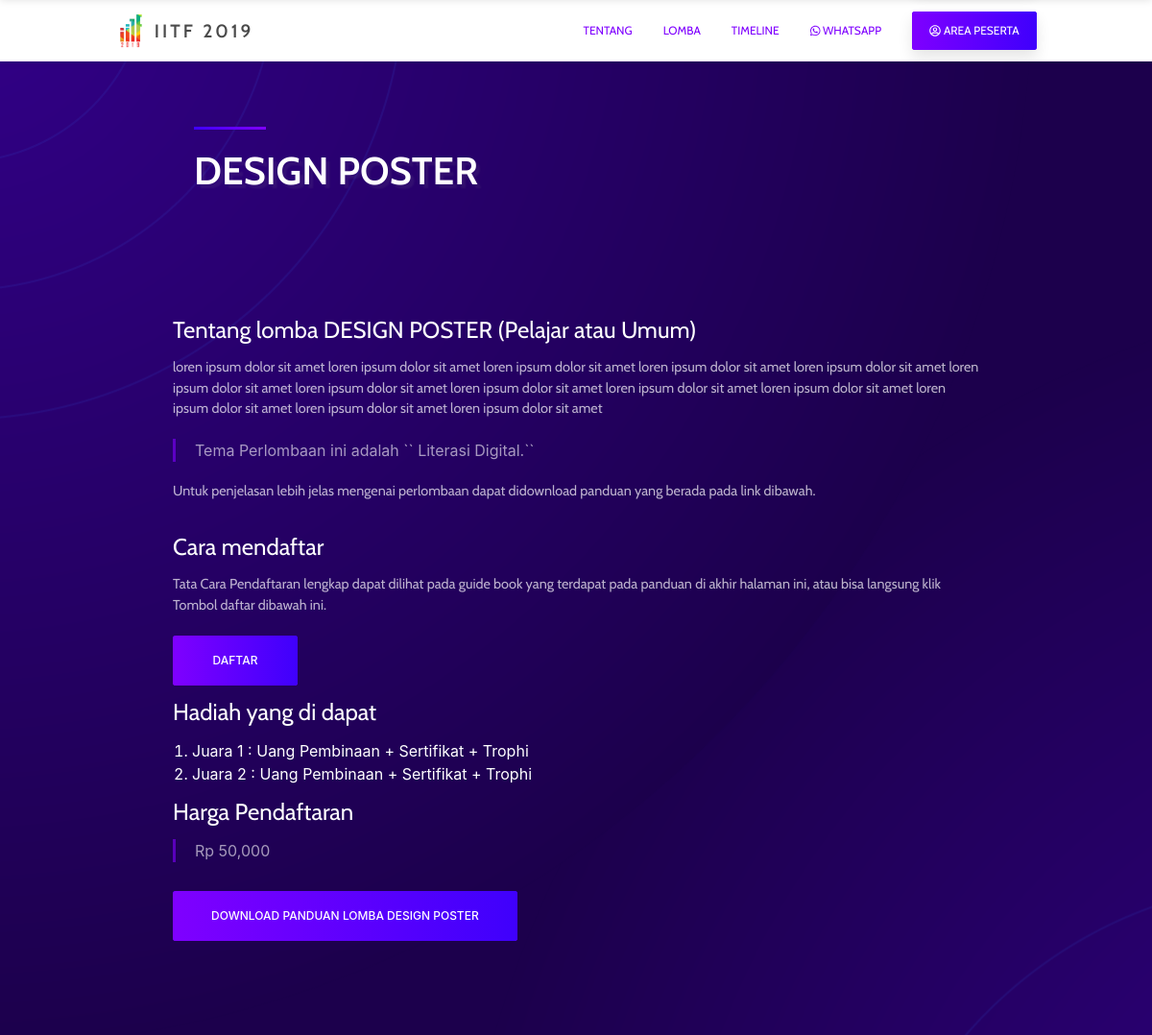
The page /detail?lomba=DESIGN POSTER on the database its author committed.
### tables this page shows
CREATE TABLE `tb_lomba` (
  `id` varchar(20) NOT NULL,
  `id_kategori` int(11) NOT NULL,
  `nama` varchar(50) NOT NULL,
  `tema` varchar(200) NOT NULL,
  `deskripsi` text NOT NULL,
  `guide_book` varchar(50) NOT NULL,
  `harga` float NOT NULL,
  `keterangan` varchar(20) NOT NULL,
  `jumlah_anggota` int(11) NOT NULL,
  `file_gambar` varchar(30) NOT NULL
);

CREATE TABLE `tb_kategori` (
  `id` int(11) NOT NULL,
  `nama` varchar(20) NOT NULL,
  `deskripsi` text NOT NULL
);

### application/controllers/App_view.php (called while the page is built, shortened)
<?php
class App_view extends CI_Controller
{
    public function __construct()
    {
        $this->load->model('DataModel');
        $this->load->library('bcrypt');
        $this->load->helper(array('form', 'url'));
        $this->load->library('form_validation');
        $this->load->library('upload');
        $this->load->library('dropbox');
    }
    public function detailLomba()
    {
        $lomba = $this->DataModel->getData('tb_lomba')->result_array();
        $payload['judul'] = "HOME";
        $payload['link'] = ($this->session->userdata('email') == "" ? base_url('login') : base_url('user'));
        $payload['email'] = ($this->session->userdata('email') == "" ? "" : "LANJUTKAN DAFTAR: " . $this->session->userdata('email'));
        $payload['page'] = "kosong";
        $payload['lomba'] = $lomba;
        $this->load->view('component/header',$payload);
        $this->load->view('src/iitf_detail_lomba',$payload);
        $this->load->view('component/ground');
    }
}

### index.php (called while the page is built, shortened)
<?php
require_once BASEPATH.'core/CodeIgniter.php';

### application/models/DataModel.php (called while the page is built, shortened)
<?php
class DataModel extends CI_Model
{
    function getData($table)
    {
        $query = $this->db->get($table);
        return $query;
    }
}

### application/views/src/iitf_detail_lomba.php (the view, shortened to what this page needs)
<div class="media-wrapper">
    <section class="hero">
        <div class="hero-head">
        </div>
        <div class="hero-body">
            <div class="container">
                <div class="columns is-vcentered">
                    <div class="column is-5 is-offset-1 post-caption">
                        <div class="divider"></div>
                        <h1 class="title is-2 is-semibold is-spaced main-title" style="color:white"><?= $lomba[0]['nama'] ?> </h1>
                    </div>
                    <div class="column is-5">
                    </div>
                </div>
            </div>
        </div>
    </section>
    <section class="section">
        <div class="container">
            <div class="columns">
                <div class="column is-12">
                    <div class="post-body">
                        <h2>Tentang lomba <?= $lomba[0]['nama'] ?> (<?= $lomba[0]['kategori'] ?>) </h2>
                        <p><?= $lomba[0]['deskripsi'] ?></p>
                        <blockquote>Tema Perlombaan ini adalah `` <?= $lomba[0]['tema'] ?>.``</blockquote>
                        <p>Untuk penjelasan lebih jelas mengenai perlombaan dapat didownload panduan yang berada pada link dibawah.</p>
                        <h2>Cara mendaftar</h2>
                        <p>Tata Cara Pendaftaran lengkap dapat dilihat pada guide book yang terdapat pada panduan di akhir halaman ini,
                            atau bisa langsung klik Tombol daftar dibawah ini.</p>
                        <a href="<?= base_url() ?>daftar" target="_blank" class="button k-button k-primary raised has-gradient is-fat is-bold">
                            <span class="text">Daftar</span>
                            <span class="front-gradient"></span>
                        </a>
                        <h2>Hadiah yang di dapat</h2>
                        <ol style="color: white; margin-left:20px">
                            <?php
                            $no = 1;
                            foreach ($lomba as $key => $val) { ?>
                                <li>
                                    Juara <?= $no++; ?> : Uang Pembinaan + Sertifikat + Trophi
                                </li>
                            <?php } ?>
                        </ol>
                        <h2>Harga Pendaftaran</h2>
                        <blockquote>Rp <?= number_format($lomba[0]['harga']) ?></blockquote>
                        <div class="cta-wrapper animated preFadeInUp fadeInUp">
                            <a href="<?= base_url() ?>assets/Guide_book/<?= $lomba[0]['guide_book'] ?>" class="button k-button k-primary raised has-gradient is-fat is-bold">
                                <span class="text">Download Panduan lomba <?= $lomba[0]['nama'] ?></span>
                                <span class="front-gradient"></span>
                            </a>
                        </div>
                    </div>
                </div>
            </div>
        </div>
    </section>
</div>

### rows shown on the page
tb_lomba: nama "DESIGN POSTER", deskripsi "loren ipsum dolor sit amet loren ipsum dolor sit amet loren ipsum dolor sit amet loren ipsum dolor sit amet loren ipsum dolor sit amet loren ipsum dolor sit amet loren ipsum dolor sit amet loren ipsum dolor sit amet loren ipsum dolor sit amet loren ipsum dolor sit amet loren ipsum dolor sit amet loren ipsum dolor sit amet loren ipsum dolor sit amet", tema "Literasi Digital", harga "50,000"
tb_kategori: nama "Pelajar atau Umum"
